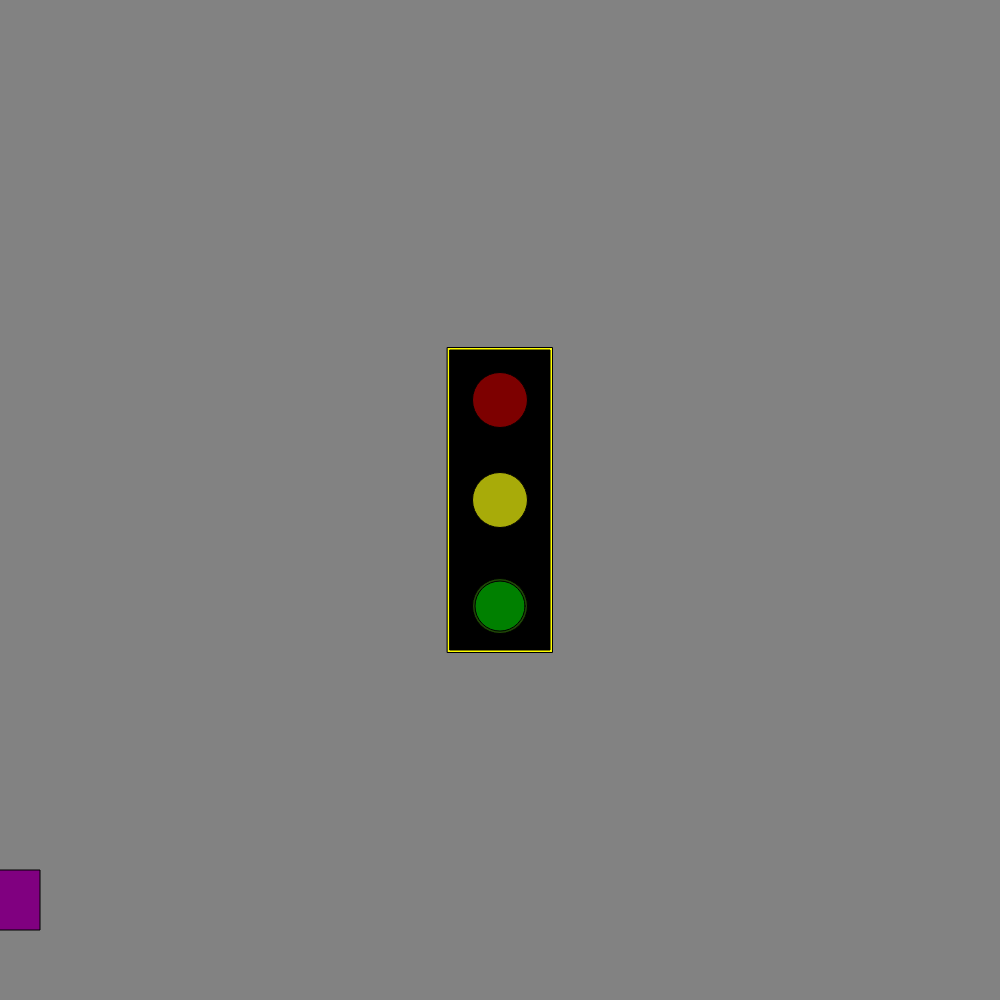
Frame 1 (no input)
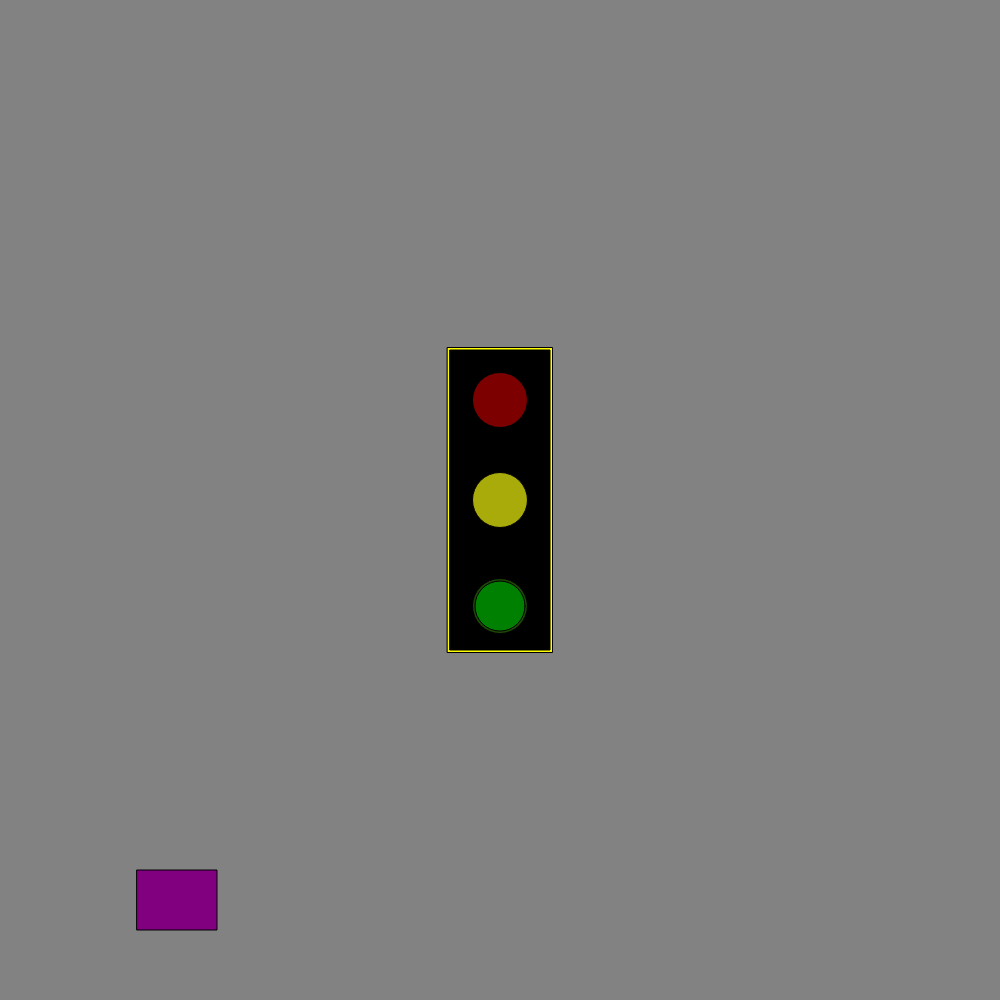
Frame 60 (no input)
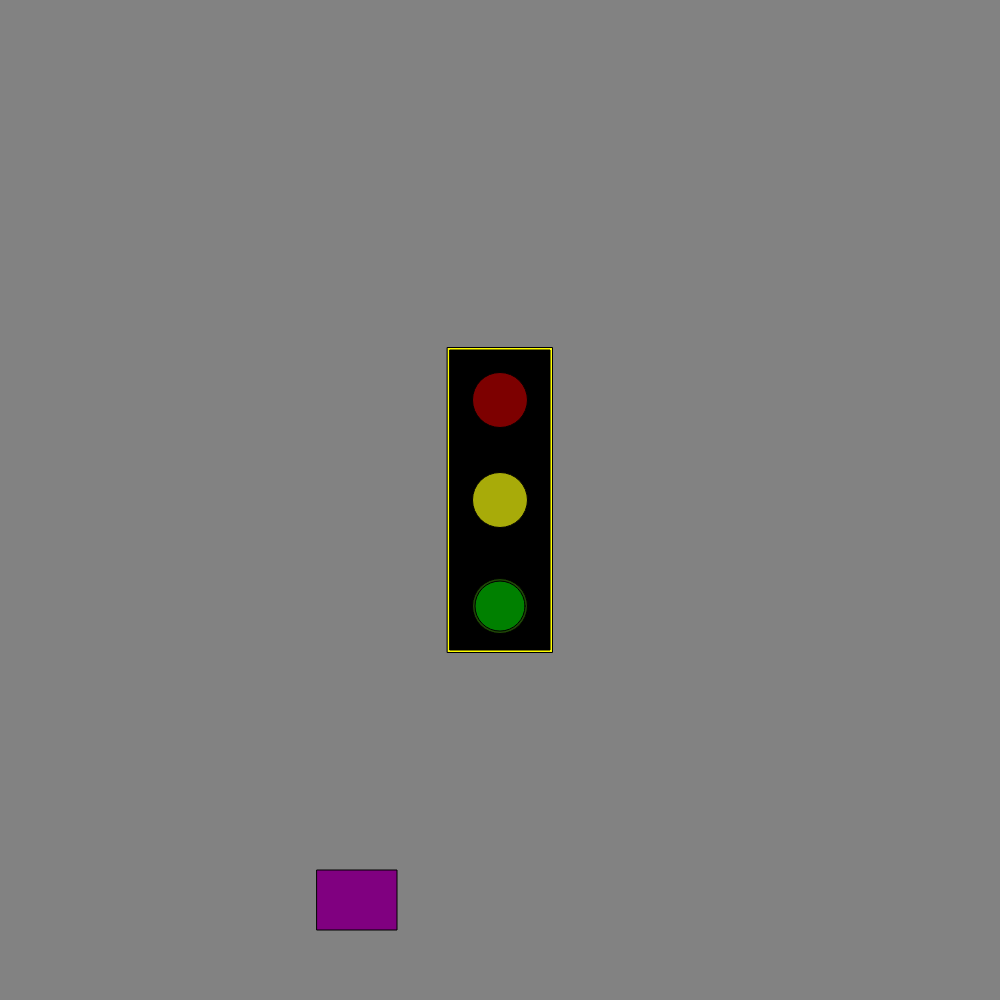
Frame 120 (the mouse pressed at the canvas centre since frame 60)

The p5.js sketch that drew these frames (run headless with seeded random() and noise() and a simulated clock; from frame 60 on, the mouse is pressed at the canvas centre):

// p5.js sketch
// ── sketch.js
var myState = 0;
var myTimer = 0;
var x = 0;
var vel = 3;

function setup() {
  // put setup code here
  createCanvas(1000, 1000);
  rectMode(CENTER);
  ellipseMode(CENTER);
}

function draw() {

  background(130);

  fill('yellow');
  rect(width / 2, height / 2, 105, 305);

  fill(0);
  rect(width / 2, height / 2, 100, 300);

  fill('#1f4706');
  ellipse(width / 2, height / 1.65, 55, 55);

  fill('#a8ab09');
  ellipse(width / 2, height / 2, 55, 55);

  fill('#7d0000');
  ellipse(width / 2, height / 2.5, 55, 55);

  switch (myState) {
    case 0:
      fill('green');
      ellipse(width / 2, height / 1.65, 50, 50);
      myTimer++
      if (myTimer >= 200) {
        myTimer = 0;
        myState = 1;
      }
        vel = 3;
      break;

    case 1:
      fill('yellow');
      ellipse(width / 2, height / 2, 50, 50);
      myTimer++
      if (myTimer >= 200) {
        myTimer = 0;
        myState = 2;
      }
        vel = 2;
      break;

    case 2:
      fill('red');
      ellipse(width / 2, height / 2.5, 50, 50);
      myTimer++
      if (myTimer >= 250) {
        myTimer = 0;
        myState = 0;
      }
        vel = 0;
      break;
  }
  fill('purple');
  rect(x, height - 100, 80, 60);
  x = x + vel;
  if (x > width) {
    x = 0;
  }

}
